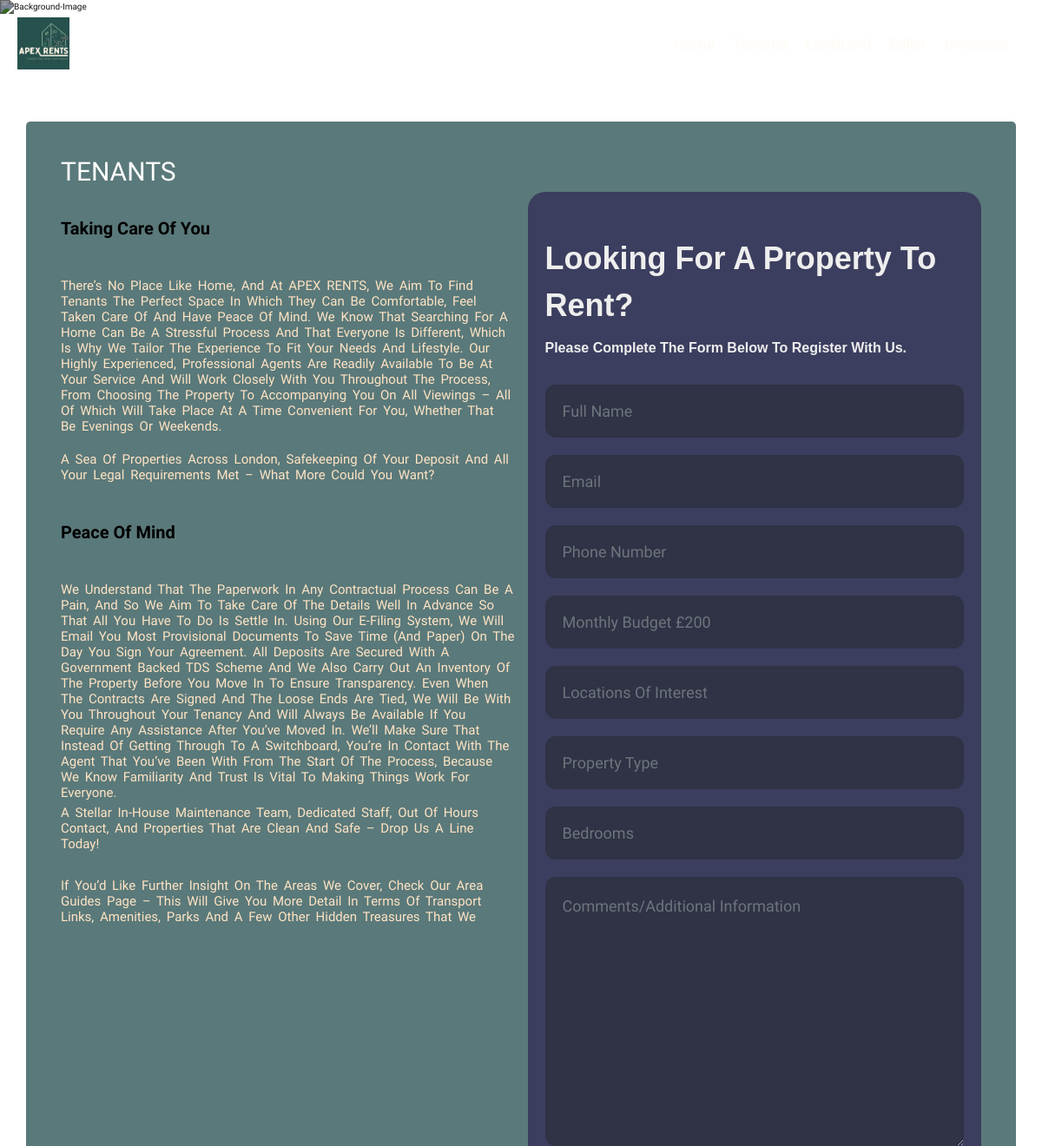
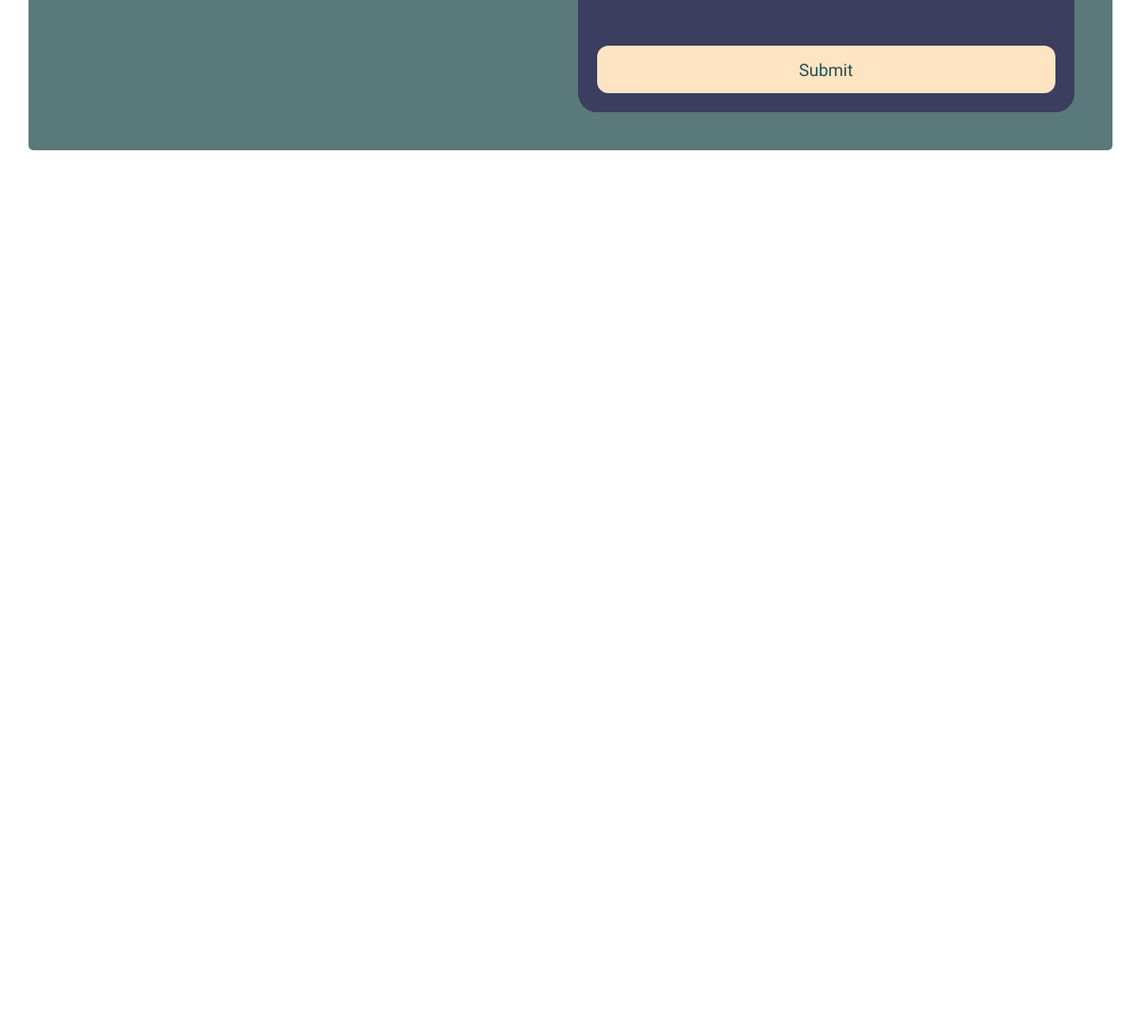
The page /tenants/ on the database its author committed (2 pictures, top to bottom).
### core/models.py (models this page shows)
class TenantPage(models.Model):
    taking_care_of_you_text = models.TextField(verbose_name='Taking Care Of You Text')
    peace_of_mind_text = models.TextField(verbose_name='Peace of Mind text')

### core/views.py (the view, shortened to what this page needs)
# urls.py: path('tenants/', views.TenantContactFormView.as_view(), name="tenants"),
class TenantContactFormView(FormView):
    template_name = 'tenants.html'
    form_class = TenantContactForm
    success_url = reverse_lazy('tenants')
    def get_context_data(self, **kwargs):
        context = super(TenantContactFormView, self).get_context_data(**kwargs)
        context['tenant_data'] = TenantPage.objects.first()
        return context

### templates/tenants.html (shortened to what this page needs)
{%  extends 'base.html' %}
{% load crispy_forms_filters %}
{% load static %}
{% block extrahead %}
       <link rel="stylesheet" href="{% static 'css/ten.css' %}">
        <link rel="stylesheet" href="{% static 'css/land.css' %}">
{% endblock extrahead %}
{% block content %}
  <img class="bg-img" src="{% static 'images/home5.jpg' %}" alt="background-image">
    <header class="header">
        <a href="{% url 'home' %}" class="logo"> <img class="img-fluid" src="{% static 'images/apex_rent_logo1.jpg' %}" alt="" height="60px" width="60px"> </a>
        <nav class="navbar sticky-top navbar-expand-lg">
            <a href="{% url 'home' %}">Home</a>
            <a href="{% url 'tenants' %}">Tenants</a>
            <a href="{% url 'landlord' %}">LandLord</a>
            <a href="{% url 'seller' %}">Seller</a>
            <a href="{% url 'investors' %}">Investors</a>
        </nav>
    </header>
  <div class="container details">
    <div class="row">
      <h1>TENANTS
      </h1>
      <div class="col-md-6" id="sub">
        <h1 class="my-5">Taking care of you</h1><br>
        <h3>{{ tenant_data.taking_care_of_you_text }}</h3><br>
        <h3 class="mb-5">A sea of properties across London, safekeeping of your deposit and all your legal requirements
          met – what more could you want?</h3><br>
        <h1 class="mb-5">Peace of mind
        </h1><br>
          <h3>  {{ tenant_data.peace_of_mind_text }}</h3>
        <h3 class="mb-5">A stellar in-house maintenance team, dedicated staff, out of hours contact, and properties that
          are clean and safe – drop us a line today!
        </h3>
        <h3>If you’d like further insight on the areas we cover, check our area guides page – this will give you more
          detail in terms of transport links, amenities, parks and a few other hidden treasures that we
        </h3>
      </div>
      <div class="col-md-6 d-flex justify-content-center">
          <form action="{% url 'tenants' %}" method="post">
          <div class="form">
            <div class="title">Looking for a property to rent?</div>
            <div class="subtitle">Please complete the form below to register with us.</div>
                {{ form | crispy }}
               <button type="text" class="submit">Submit</button>
          </div>
                </form>
          </div>
      </div>
    </div>
{% endblock content %}

### static/css/ten.css (style rules this page uses)
body { overflow-x: hidden; }
.bg-img { width: 100vw; height: 300vh; object-fit: cover; position: absolute; top: 0; left: 0; z-index: -1; filter: brightness(0.6); }
#sub h1 { color: black; font-size: 2rem; font-weight: 800; }
#sub h3 { font-size: 1.5rem; word-spacing: 3px; }
.details { margin-top: 140px; border-radius: 5px; height: auto; background-color: #274f51c2; padding: 40px; color: bisque; }
.details h1 { color: white; font-size: 3rem; }
.form { background-color: #3b3e5e; border-radius: 20px; box-sizing: border-box; height: auto; padding: 20px; width: auto; }
.title { color: #eee; font-family: sans-serif; font-size: 36px; font-weight: 600; margin-top: 30px; }
.subtitle { color: #eee; font-family: sans-serif; font-size: 16px; font-weight: 600; margin-top: 10px; margin-bottom: 30px; }
.input { background-color: #303245; border-radius: 12px; border: 0; box-sizing: border-box; color: #eee; font-size: 18px; height: 100%; outline: 0; padding: 4px 20px 0; width: 100%; }
.submit { background-color: bisque; border-radius: 12px; border: 0; box-sizing: border-box; color: #274f51; cursor: pointer; font-size: 18px; height: 50px; margin-top: 38px; outline: 0; text-align: center; width: 100%; }

### static/css/land.css (style rules this page uses)
* { font-family: 'Comfortaa', sans-serif; margin: 0; padding: 0; -webkit-box-sizing: border-box; box-sizing: border-box; outline: none; border: none; text-decoration: none; text-transform: capitalize; -webkit-transition: .2s linear; transition: .2s linear; }
html { font-size: 62.5%; overflow-x: hidden; scroll-behavior: smooth; scroll-padding-top: 5rem; }
.header { position: fixed; top: 0; left: 0; right: 0; padding: 2rem 9%; z-index: 1000; display: -webkit-box; display: -ms-flexbox; display: flex; -webkit-box-align: center; -ms-flex-align: center; align-items: center; }
.header .logo { margin-right: auto; font-size: 2.5rem; color: #10221b; font-weight: bolder; text-decoration: none; }
.header .navbar a { margin-left: 2rem; font-size: 1.8rem; color: white; text-decoration: none; text-shadow: #fff4e6 1px 0 3px; }
@media (max-width: 1200px) { .header { padding: 2rem; } }

### templates/tenants.html (style rules this page uses)
.input { margin-top: 20px; padding-top: 20px; padding-bottom: 20px; }

### rows shown on the page
TenantPage: taking_care_of_you_text "There’s No Place Like Home, And At APEX RENTS, We Aim To Find Tenants The Perfect Space In Which They Can Be Comfortable, Feel Taken Care Of And Have Peace Of Mind. We Know That Searching For A Home Can Be A Stressful Process And That Everyone Is Different, Which Is Why We Tailor The Experience To Fit Your Needs And Lifestyle. Our Highly Experienced, Professional Agents Are Readily Available To Be At Your Service And Will Work Closely With You Throughout The Process, From Choosing The Property To Accompanying You On All Viewings – All Of Which Will Take Place At A Time Convenient For You, Whether That Be Evenings Or Weekends.", peace_of_mind_text "We Understand That The Paperwork In Any Contractual Process Can Be A Pain, And So We Aim To Take Care Of The Details Well In Advance So That All You Have To Do Is Settle In. Using Our E-Filing System, We Will Email You Most Provisional Documents To Save Time (And Paper) On The Day You Sign Your Agreement. All Deposits Are Secured With A Government Backed TDS Scheme And We Also Carry Out An Inventory Of The Property Before You Move In To Ensure Transparency. Even When The Contracts Are Signed And The Loose Ends Are Tied, We Will Be With You Throughout Your Tenancy And Will Always Be Available If You Require Any Assistance After You’ve Moved In. We’ll Make Sure That Instead Of Getting Through…"
